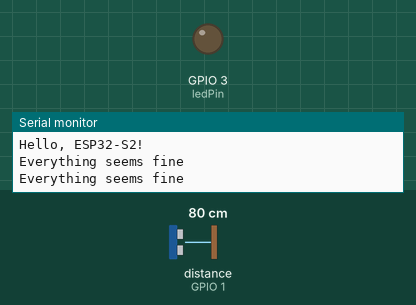
A sketch run on a simulated ESP32-S2. Parts: output pins drawn as LEDs (lit = HIGH), the last lines printed to the serial monitor. Inputs (shaded band) come from the test bench; at power-on: distance to the obstacle (sensor on GPIO 1) 80 cm. The echo pulse lasts 58.3 µs per cm.

Above: at 1.8 s.
1.9 s: distance to the obstacle (sensor on GPIO 1) set to 21 cm
3.4 s: distance to the obstacle (sensor on GPIO 1) set to 17 cm
At 4.5 s:
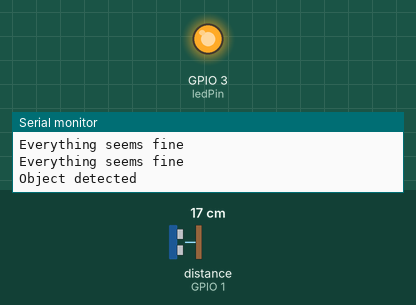
5.5 s: distance to the obstacle (sensor on GPIO 1) set to 35 cm
At 7.2 s:
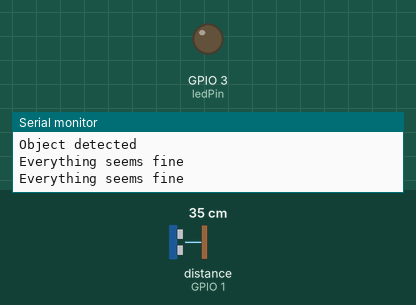
7.5 s: distance to the obstacle (sensor on GPIO 1) set to 2 cm
At 9.1 s:
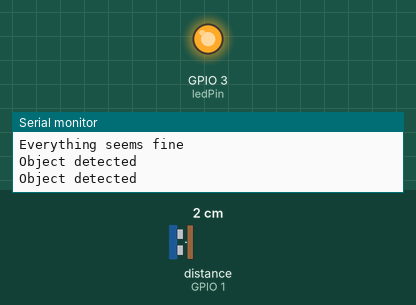
Timing chart, 0 to 10.5 s (numbered marks = the images above; inputs shaded):
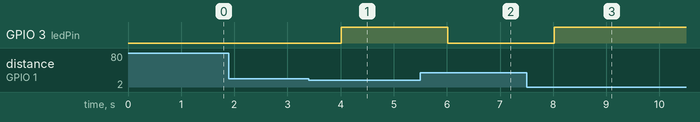

The sketch:

hc_sr04_detect_object.ino
```cpp
// Include NewPing Library
#include "NewPing.h"

// Hook up HC-SR04 with Trig to Arduino Pin 9, Echo to Arduino pin 10
#define TRIGGER_PIN 2
#define ECHO_PIN 1

// Maximum distance we want to ping for (in centimeters).
#define MAX_DISTANCE 400

// NewPing setup of pins and maximum distance.
NewPing sonar(TRIGGER_PIN, ECHO_PIN, MAX_DISTANCE);

//distance variable
int distance = 0;

// led
const int ledPin = 3;

void setup() {
  // put your setup code here, to run once:
  Serial.begin(115200);
  pinMode(ledPin, OUTPUT);
  Serial.println("Hello, ESP32-S2!");
}

void loop() {
  // put your main code here, to run repeatedly:
  distance = sonar.ping_cm();
	if (distance > 0 && distance < 20) {
    // Send the message over the serial port
    Serial.println("Object detected");
    digitalWrite(ledPin, HIGH);
  } else if (distance >= 20) {
    // Send the message over the serial port
    Serial.println("Everything seems fine");
    digitalWrite(ledPin, LOW);
  }

	delay(1000);
}
```

Measured:
- the behaviour switches between 20 and 19 cm on distance to the obstacle (sensor on GPIO 1) (found by bisection; images 0 and 1)
- after the input at 3.4 s, GPIO 3 (ledPin): LOW → HIGH after 0.62 s
- after the input at 5.5 s, GPIO 3 (ledPin): HIGH → LOW after 0.52 s
- after the input at 7.5 s, GPIO 3 (ledPin): LOW → HIGH after 0.52 s
